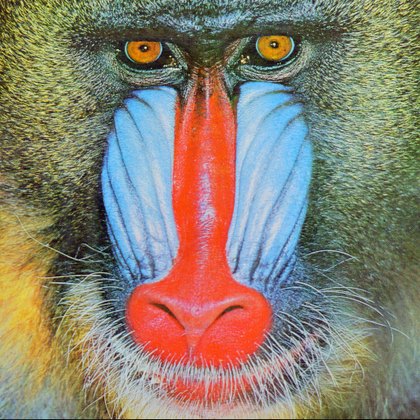
%> input picture roi/baboon.png, 420 x 420 px, shrunk from 512 x 512 before the run, given in place of roi.jpg, which was not available
$ octave roi-grid.m   (GNU Octave 9; MATLAB toolbox functions it lacks are replaced by stand-ins)
%> lines starting %> are read from the running program, lines starting %| are printed output that depends on the picture; in (x1, y1, x2, y2) boxes, pixels count from 0 and x2, y2 are one past the last pixel; in counts of white or black regions, pixels touching at a corner belong together; the program's own positions count from 1; pictures that were not available may be replaced by others from this repository, and a replacement may not be noted
clc;
close all;
clear all;

% amir shokri
% amirsh.nll@gmail.com

img1 = imread('roi.jpg');
%> img1 is the input picture: size 420x420x3 uint8; mean R, G, B 137.4, 128.9, 113.1
img_x = 300;
img_y = 300;

img2 = uint8(zeros(img_x + 20, img_y + 20, 3));


for i=1:100
    for j=1:100
        img2(i, j, 1) = img1(i, j, 1);
        img2(i, j, 2) = img1(i, j, 2);
        img2(i, j, 3) = img1(i, j, 3);
    end
end

for i=1:100
    for j=100:200
        img2(i, j + 10, 1) = img1(i, j, 1);
        img2(i, j + 10, 2) = img1(i, j, 2);
        img2(i, j + 10, 3) = img1(i, j, 3);
    end
end
%> img2: size 320x320x3 uint8; mean R, G, B 21.3, 22.6, 16.6

for i=1:100
    for j=200:300
        img2(i, j + 20, 1) = img1(i, j, 1);
        img2(i, j + 20, 2) = img1(i, j, 2);
        img2(i, j + 20, 3) = img1(i, j, 3);
    end
end
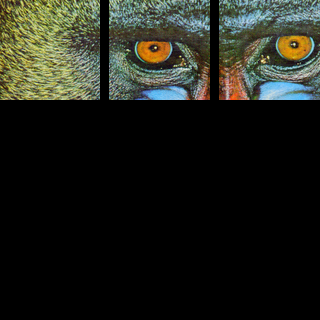
%> img2: size 320x320x3 uint8; mean R, G, B 31.2, 33.4, 25.9

for i=100:200
    for j=100:200
        img2(i + 10, j + 10, 1) = img1(i, j, 1);
        img2(i + 10, j + 10, 2) = img1(i, j, 2);
        img2(i + 10, j + 10, 3) = img1(i, j, 3);
    end
end
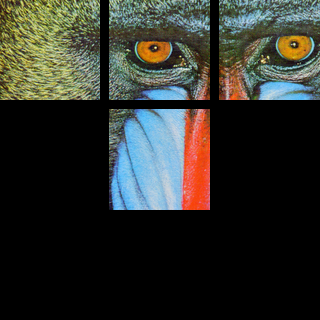
%> img2: size 320x320x3 uint8; 9.96% of pixels changed, all inside (x1, y1, x2, y2) = (109, 109, 210, 210)

for i=100:200
    for j=1:100
        img2(i + 10, j, 1) = img1(i, j, 1);
        img2(i + 10, j, 2) = img1(i, j, 2);
        img2(i + 10, j, 3) = img1(i, j, 3);
    end
end
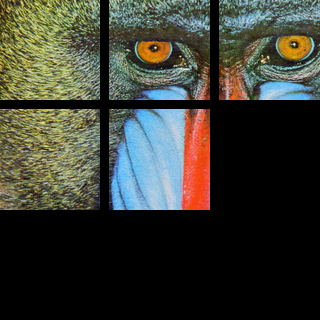
%> img2: size 320x320x3 uint8; 9.86% of pixels changed, all inside (x1, y1, x2, y2) = (0, 109, 100, 210)

for i=100:200
    for j=200:300
        img2(i + 10, j + 20, 1) = img1(i, j, 1);
        img2(i + 10, j + 20, 2) = img1(i, j, 2);
        img2(i + 10, j + 20, 3) = img1(i, j, 3);
    end
end
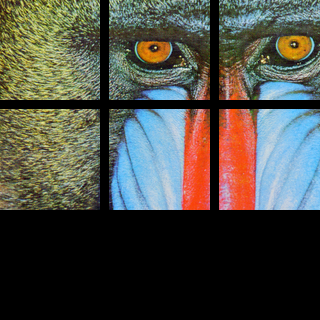
%> img2: size 320x320x3 uint8; 9.96% of pixels changed, all inside (x1, y1, x2, y2) = (219, 109, 320, 210)

for i=100:200
    for j=100:200
        img2(i + 10, j + 10, 1) = img1(i, j, 1);
        img2(i + 10, j + 10, 2) = img1(i, j, 2);
        img2(i + 10, j + 10, 3) = img1(i, j, 3);
    end
end

for i=200:300
    for j=200:300
        img2(i + 20, j + 20, 1) = img1(i, j, 1);
        img2(i + 20, j + 20, 2) = img1(i, j, 2);
        img2(i + 20, j + 20, 3) = img1(i, j, 3);
    end
end
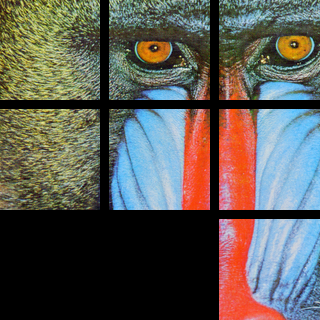
%> img2: size 320x320x3 uint8; 9.96% of pixels changed, all inside (x1, y1, x2, y2) = (219, 219, 320, 320)

for i=200:300
    for j=1:100
        img2(i + 20, j, 1) = img1(i, j, 1);
        img2(i + 20, j, 2) = img1(i, j, 2);
        img2(i + 20, j, 3) = img1(i, j, 3);
    end
end
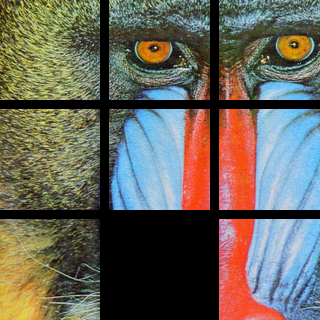
%> img2: size 320x320x3 uint8; 9.86% of pixels changed, all inside (x1, y1, x2, y2) = (0, 219, 100, 320)

for i=200:300
    for j=100:200
        img2(i + 20, j + 10, 1) = img1(i, j, 1);
        img2(i + 20, j + 10, 2) = img1(i, j, 2);
        img2(i + 20, j + 10, 3) = img1(i, j, 3);
    end
end
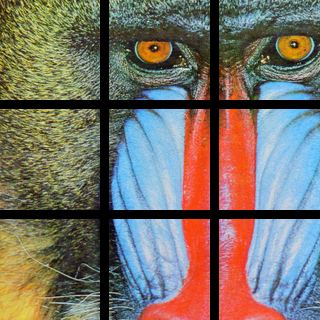
%> img2: size 320x320x3 uint8; 9.96% of pixels changed, all inside (x1, y1, x2, y2) = (109, 219, 210, 320)

imshow(img2);
